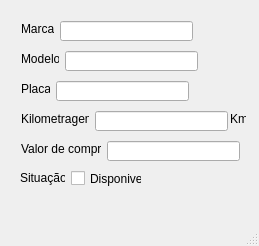
<?xml version="1.0" encoding="UTF-8"?>
<ui version="4.0">
 <class>MainWindowConsultarVeiculo</class>
 <widget class="QMainWindow" name="MainWindowConsultarVeiculo">
  <property name="geometry">
   <rect>
    <x>0</x>
    <y>0</y>
    <width>259</width>
    <height>246</height>
   </rect>
  </property>
  <property name="windowTitle">
   <string>Consultar Veiculo</string>
  </property>
  <widget class="QWidget" name="centralwidget">
   <widget class="QLineEdit" name="lineEditModelo">
    <property name="geometry">
     <rect>
      <x>65</x>
      <y>51</y>
      <width>133</width>
      <height>20</height>
     </rect>
    </property>
   </widget>
   <widget class="QLabel" name="label_2">
    <property name="geometry">
     <rect>
      <x>21</x>
      <y>51</y>
      <width>38</width>
      <height>16</height>
     </rect>
    </property>
    <property name="text">
     <string>Modelo:</string>
    </property>
   </widget>
   <widget class="QLabel" name="label_5">
    <property name="geometry">
     <rect>
      <x>21</x>
      <y>141</y>
      <width>80</width>
      <height>16</height>
     </rect>
    </property>
    <property name="text">
     <string>Valor de compra:</string>
    </property>
   </widget>
   <widget class="QLineEdit" name="lineEditPlaca">
    <property name="geometry">
     <rect>
      <x>56</x>
      <y>81</y>
      <width>133</width>
      <height>20</height>
     </rect>
    </property>
   </widget>
   <widget class="QLineEdit" name="lineEditKilometragem">
    <property name="geometry">
     <rect>
      <x>95</x>
      <y>111</y>
      <width>133</width>
      <height>20</height>
     </rect>
    </property>
   </widget>
   <widget class="QLabel" name="label_4">
    <property name="geometry">
     <rect>
      <x>21</x>
      <y>111</y>
      <width>68</width>
      <height>16</height>
     </rect>
    </property>
    <property name="text">
     <string>Kilometragem:</string>
    </property>
   </widget>
   <widget class="QLabel" name="label">
    <property name="geometry">
     <rect>
      <x>21</x>
      <y>21</y>
      <width>33</width>
      <height>16</height>
     </rect>
    </property>
    <property name="text">
     <string>Marca:</string>
    </property>
   </widget>
   <widget class="QLabel" name="label_3">
    <property name="geometry">
     <rect>
      <x>21</x>
      <y>81</y>
      <width>29</width>
      <height>16</height>
     </rect>
    </property>
    <property name="text">
     <string>Placa:</string>
    </property>
   </widget>
   <widget class="QLineEdit" name="lineEditMarca">
    <property name="geometry">
     <rect>
      <x>60</x>
      <y>21</y>
      <width>133</width>
      <height>20</height>
     </rect>
    </property>
   </widget>
   <widget class="QLabel" name="label_7">
    <property name="geometry">
     <rect>
      <x>230</x>
      <y>111</y>
      <width>16</width>
      <height>16</height>
     </rect>
    </property>
    <property name="text">
     <string>Km</string>
    </property>
   </widget>
   <widget class="QLineEdit" name="lineEditValorDeCompra">
    <property name="geometry">
     <rect>
      <x>107</x>
      <y>141</y>
      <width>133</width>
      <height>20</height>
     </rect>
    </property>
   </widget>
   <widget class="QCheckBox" name="checkBoxSituacao">
    <property name="geometry">
     <rect>
      <x>71</x>
      <y>170</y>
      <width>71</width>
      <height>17</height>
     </rect>
    </property>
    <property name="text">
     <string>Disponivel</string>
    </property>
   </widget>
   <widget class="QLabel" name="label_6">
    <property name="geometry">
     <rect>
      <x>20</x>
      <y>170</y>
      <width>45</width>
      <height>16</height>
     </rect>
    </property>
    <property name="text">
     <string>Situação:</string>
    </property>
   </widget>
  </widget>
  <widget class="QMenuBar" name="menubar">
   <property name="geometry">
    <rect>
     <x>0</x>
     <y>0</y>
     <width>259</width>
     <height>21</height>
    </rect>
   </property>
  </widget>
  <widget class="QStatusBar" name="statusbar"/>
 </widget>
 <resources/>
 <connections/>
</ui>
